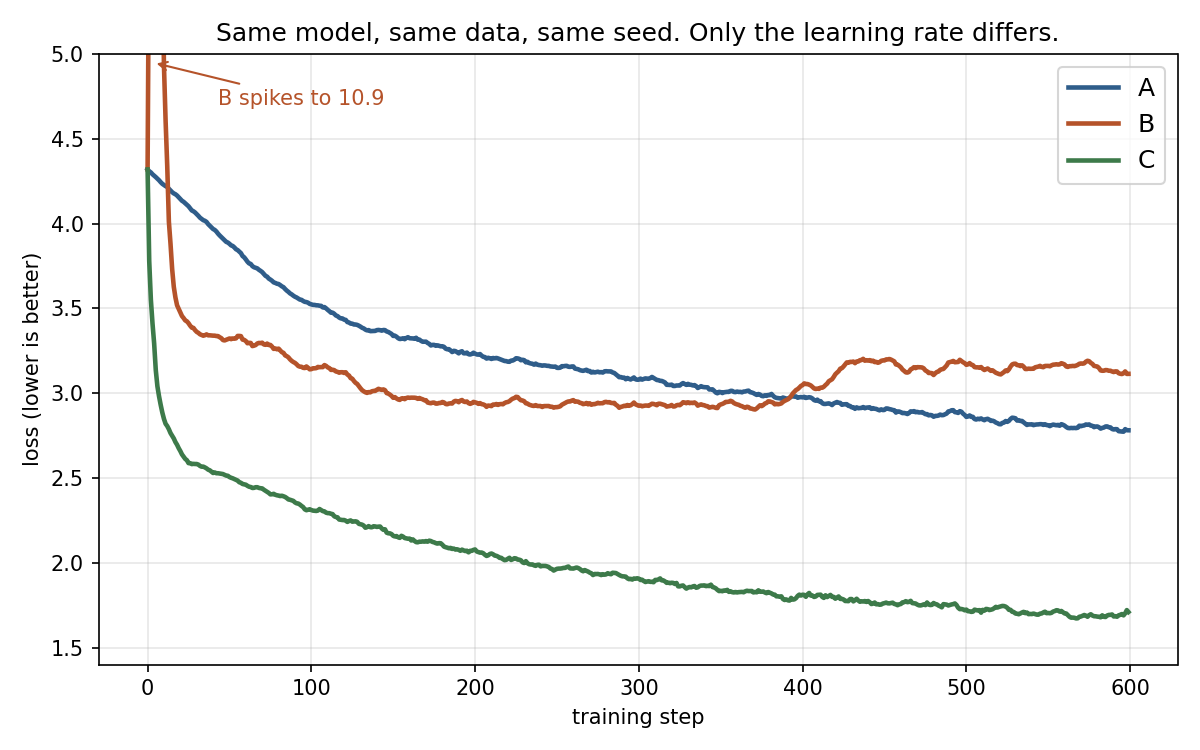

Reproduce this figure in Python.
"""Train the same tiny GPT three times with three learning rates and plot the curves.

    python quiz.py            # trains the 3 runs (~2-3 min each on a laptop CPU), writes quiz.png + answer.png
    python quiz.py --plot     # only re-plot from runs/*.json

quiz.png hides which learning rate made which curve (A/B/C). answer.png shows it.
"""
import argparse
import json
from pathlib import Path

import matplotlib
matplotlib.use("Agg")
import matplotlib.pyplot as plt

from train import ROOT, train

LRS = [0.1, 0.003, 0.00003]      # too high, about right, too low
LABELS = {0.00003: "A", 0.1: "B", 0.003: "C"}   # the quiz order
COLORS = {"A": "#2f5d8a", "B": "#b5532a", "C": "#3d7a4a"}


def smooth(xs, k=4):
    """Centered moving average over up to 2k+1 steps (keeps spikes where they happened; the first point stays exact)."""
    out = []
    for i in range(len(xs)):
        r = min(k, i, len(xs) - 1 - i)
        good = [x for x in xs[i - r:i + r + 1] if x is not None]
        out.append(sum(good) / len(good) if good else None)
    return out


def plot(runs, reveal, path):
    fig, ax = plt.subplots(figsize=(8, 5), dpi=150)
    for lr, log in sorted(runs.items(), key=lambda r: LABELS[r[0]]):
        name = LABELS[lr]
        label = f"{name}: lr = {lr:g}" if reveal else f"{name}"
        ax.plot(smooth(log["train"]), color=COLORS[name], lw=2.2, label=label)
    ax.set_xlabel("training step")
    ax.set_ylabel("loss (lower is better)")
    ax.set_ylim(1.4, 5.0)
    for lr, log in runs.items():  # mark any spike that leaves the chart
        peak = max(x for x in log["train"] if x is not None)
        if peak > 5.0:
            i = log["train"].index(peak)
            ax.annotate(f"{LABELS[lr]} spikes to {peak:.1f}", (i, 4.95), (i + 40, 4.7), color=COLORS[LABELS[lr]],
                        arrowprops=dict(arrowstyle="->", color=COLORS[LABELS[lr]]))
    ax.grid(alpha=0.3)
    ax.legend(fontsize=12)
    ax.set_title("Same model, same data, same seed. Only the learning rate differs." if not reveal
                 else "Too high: fast start, then it bounces back up. Too low: barely moves.")
    fig.tight_layout()
    fig.savefig(path)
    print("saved", path)


def main():
    ap = argparse.ArgumentParser()
    ap.add_argument("--plot", action="store_true", help="skip training, plot existing runs")
    args = ap.parse_args()
    runs = {}
    for lr in LRS:
        f = ROOT / "runs" / f"lr_{lr:g}.json"
        runs[lr] = json.loads(f.read_text()) if args.plot else train(lr)
    plot(runs, False, ROOT / "quiz.png")
    plot(runs, True, ROOT / "answer.png")
    print("\nfinal validation loss")
    for lr in LRS:
        print(f"  {LABELS[lr]}  lr {lr:<8g} {runs[lr]['val'][-1][1]:.3f}")


if __name__ == "__main__":
    main()
